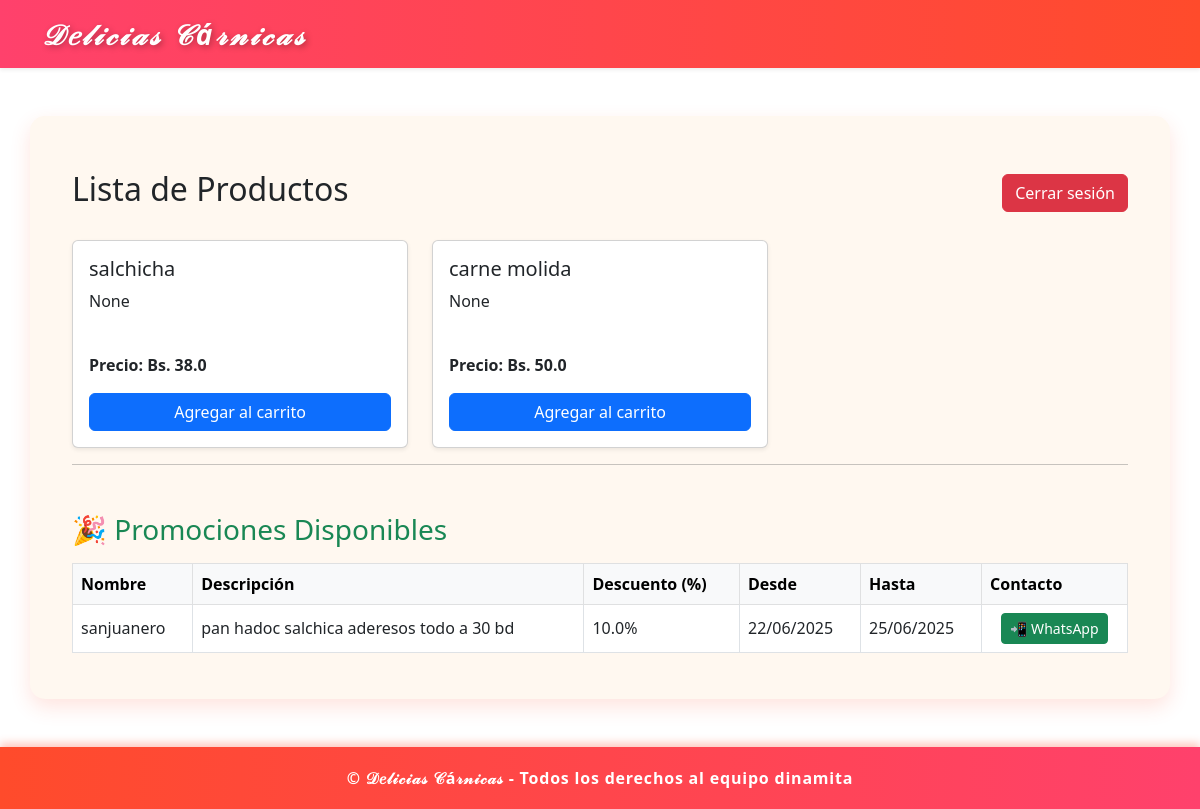
Page /cliente/productos on the committed database.
### models/producto_model.py (models this page shows)
class Producto(db.Model):
    __tablename__ = 'producto'
    id = db.Column(db.Integer, primary_key=True)
    nombre = db.Column(db.String(100), nullable=False)
    descripcion = db.Column(db.Text)
    precio = db.Column(db.Float, nullable=False)
    stock = db.Column(db.Integer)
    imagen = db.Column(db.String(255))

### models/promocion_model.py (models this page shows)
class Promocion(db.Model):
    __tablename__ = 'promociones'
    __table_args__ = {'extend_existing': True}  # Esto permite redefinirla sin error
    id = db.Column(db.Integer, primary_key=True)
    nombre = db.Column(db.String(100), nullable=False)
    descripcion = db.Column(db.Text)
    descuento = db.Column(db.Float, nullable=False)  # porcentaje, ej. 15.0 para 15%
    fecha_inicio = db.Column(db.Date, nullable=False)
    fecha_fin = db.Column(db.Date, nullable=False)
    activa = db.Column(db.Boolean, nullable=False, default=True)  # <--- Aquí debe estar

### controllers/cliente_controller.py (the view)
@cliente_bp.route('/productos')
def productos():
    productos = Producto.query.all()
    promociones = Promocion.query.filter(
        Promocion.activa == True,
        Promocion.fecha_inicio <= hoy,
        Promocion.fecha_fin >= hoy
    ).all()
    return render_template('cliente/productos.html', productos=productos, promociones=promociones)

### templates/cliente/productos.html (shortened to what this page needs)
{% extends 'base.html' %}
{% block content %}
<div class="container mt-4">
  <div class="d-flex justify-content-between align-items-center mb-4">
    <h2>Lista de Productos</h2>
    <button id="btn-logout" class="btn btn-danger">Cerrar sesión</button>
  </div>
  <div class="row">
    {% for producto in productos %}
      <div class="col-md-4">
        <div class="card mb-4 shadow-sm h-100">
          <div class="card-body d-flex flex-column">
            <h5 class="card-title">{{ producto.nombre }}</h5>
            <p class="card-text flex-grow-1">{{ producto.descripcion }}</p>
            <p class="card-text fw-bold">Precio: Bs. {{ producto.precio }}</p>
            <form method="POST" action="{{ url_for('cliente.agregar_al_carrito', producto_id=producto.id) }}">
              <button type="submit" class="btn btn-primary w-100">Agregar al carrito</button>
            </form>
          </div>
        </div>
      </div>
    {% endfor %}
  </div>
{% if promociones and promociones|length > 0 %}
  <hr>
  <h3 class="mt-5 mb-3 text-success">🎉 Promociones Disponibles</h3>
  <div class="table-responsive">
    <table class="table table-bordered table-hover align-middle">
      <thead class="table-light">
        <tr>
          <th>Nombre</th>
          <th>Descripción</th>
          <th>Descuento (%)</th>
          <th>Desde</th>
          <th>Hasta</th>
          <th>Contacto</th>
        </tr>
      </thead>
      <tbody>
        {% for promo in promociones %}
        <tr>
          <td>{{ promo.nombre }}</td>
          <td>{{ promo.descripcion }}</td>
          <td>{{ promo.descuento }}%</td>
          <td>{{ promo.fecha_inicio.strftime('%d/%m/%Y') }}</td>
          <td>{{ promo.fecha_fin.strftime('%d/%m/%Y') }}</td>
          <td class="text-center">
            <a href="https://wa.me/59174011290?text={{ 'Me interesa la promoción: ' + promo.nombre | urlencode }}"
               target="_blank" class="btn btn-success btn-sm">
              📲 WhatsApp
            </a>
          </td>
        </tr>
        {% endfor %}
      </tbody>
    </table>
  </div>
{% else %}
  <p class="text-muted mt-4">No hay promociones activas actualmente.</p>
{% endif %}
</div>
{% endblock %}

### rows in the picture
Producto: nombre "salchicha", descripcion "None", precio "38.0"
Producto: nombre "carne molida", descripcion "None", precio "50.0"
Promocion: nombre "sanjuanero", descripcion "pan hadoc salchica aderesos todo a 30 bd", descuento "10.0", fecha_inicio "22/06/2025", fecha_fin "25/06/2025"
